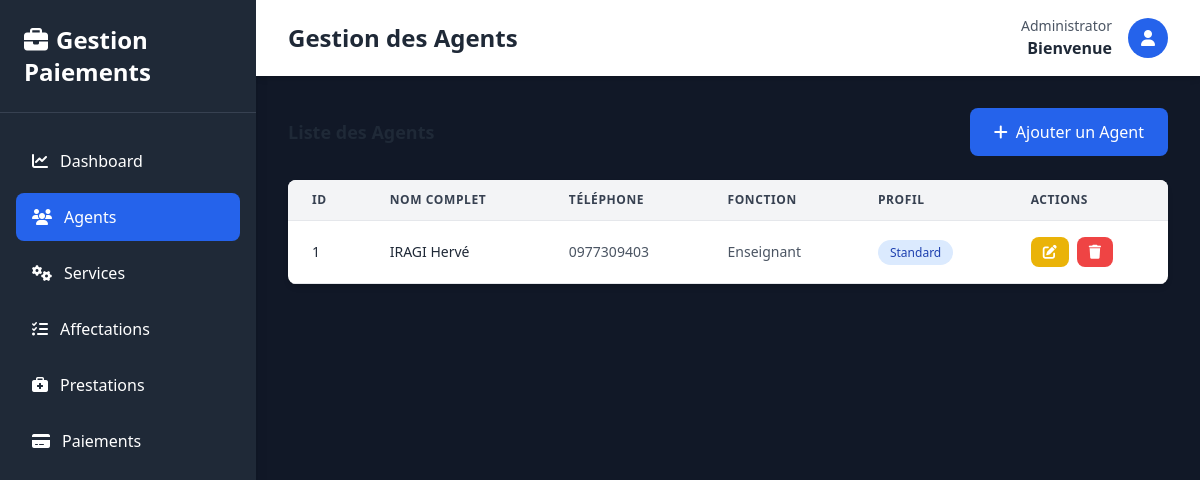
The page /pages/agents/index.php (signed in) on the database its author committed.
### tables this page shows
CREATE TABLE `agent` (
  `id_agent` int(11) NOT NULL,
  `nom_complet` varchar(100) NOT NULL,
  `adresse` varchar(150) DEFAULT NULL,
  `date_naissance` date DEFAULT NULL,
  `telephone` varchar(20) DEFAULT NULL,
  `profil` varchar(50) DEFAULT NULL,
  `lieu_naissance` varchar(100) DEFAULT NULL,
  `fonction` varchar(100) DEFAULT NULL
);

### Classes/Agent.php (called while the page is built, shortened)
<?php
require_once __DIR__ . '/../Config/Database.php';
class Agent {
    private $id_agent;
    private $nom_complet;
    private $telephone;
    private $profil;
    private $fonction;
    public function __construct(
        $nom_complet = null,
        $adresse = null,
        $date_naissance = null,
        $telephone = null,
        $profil = null,
        $lieu_naissance = null,
        $fonction = null,
        $id_agent = null
    ) {
        $this->id_agent = $id_agent;
        $this->nom_complet = $nom_complet;
        $this->telephone = $telephone;
        $this->profil = $profil;
        $this->fonction = $fonction;
    }
    public function getIdAgent() {
        return $this->id_agent;
    }
    public function getNomComplet() {
        return $this->nom_complet;
    }
    public function getTelephone() {
        return $this->telephone;
    }
    public function getProfil() {
        return $this->profil;
    }
    public function getFonction() {
        return $this->fonction;
    }
    public static function getAll() {
        $db = Database::getInstance();
        $sql = "SELECT * FROM Agent";
        $agents = [];
        try {
            $stmt = $db->prepare($sql);
            $stmt->execute();
            while ($row = $stmt->fetch(PDO::FETCH_ASSOC)) {
                $agent = new self(
                    $row['nom_complet'],
                    $row['adresse'],
                    $row['date_naissance'],
                    $row['telephone'],
                    $row['profil'],
                    $row['lieu_naissance'],
                    $row['fonction'],
                    $row['id_agent']
                );
                $agents[] = $agent;
            }
            return $agents;
        } catch (PDOException $e) {
            echo "Erreur lors de la récupération : " . $e->getMessage();
            return [];
        }
    }
}
?>

### Config/Database.php (called while the page is built, shortened)
<?php
class Database {
    private static $host = 'localhost';
    private static $db_name = 'gestion_paiement_agents';
    private static $user = 'root';
    private static $password = '';
    private static $conn;
    public static function connect() {
        self::$conn = null;
        try {
            $dsn = 'mysql:host=' . self::$host . ';dbname=' . self::$db_name . ';charset=utf8';
            self::$conn = new PDO($dsn, self::$user, self::$password);
            self::$conn->setAttribute(PDO::ATTR_ERRMODE, PDO::ERRMODE_EXCEPTION);
        } catch (PDOException $e) {
            die('Erreur de connexion : ' . $e->getMessage());
        }
        return self::$conn;
    }
    public static function getInstance() {
        return self::$conn;
    }
}
?>

### pages/agents/index.php (the view, shortened to what this page needs)
<?php
require_once __DIR__ . '/../../Config/Database.php';
require_once __DIR__ . '/../../Classes/Agent.php';
$agents = Agent::getAll();
?>
<!DOCTYPE html>
<html lang="fr">
<head>
    <script src="https://cdn.tailwindcss.com"></script>
    <link rel="stylesheet" href="https://cdnjs.cloudflare.com/ajax/libs/font-awesome/6.4.0/css/all.min.css">
</head>
<body class="bg-gray-50">
    <div class="flex h-screen bg-gray-900">
        <div class="w-64 bg-gray-800 text-white shadow-lg">
            <div class="p-6 border-b border-gray-700">
                <h1 class="text-2xl font-bold">
                    <i class="fas fa-briefcase mr-2"></i>Gestion Paiements
                </h1>
            </div>
            <nav class="mt-6 px-4">
                <ul class="space-y-2">
                    <li>
                        <a href="../../Dashboard.php" class="flex items-center px-4 py-3 rounded-lg hover:bg-gray-700 transition">
                            <i class="fas fa-chart-line mr-3"></i>Dashboard
                        </a>
                    </li>
                    <li>
                        <a href="index.php" class="flex items-center px-4 py-3 rounded-lg bg-blue-600 hover:bg-blue-700 transition">
                            <i class="fas fa-users mr-3"></i>Agents
                        </a>
                    </li>
                    <li>
                        <a href="../services/index.php" class="flex items-center px-4 py-3 rounded-lg hover:bg-gray-700 transition">
                            <i class="fas fa-cogs mr-3"></i>Services
                        </a>
                    </li>
                    <li>
                        <a href="../affectations/index.php" class="flex items-center px-4 py-3 rounded-lg hover:bg-gray-700 transition">
                            <i class="fas fa-tasks mr-3"></i>Affectations
                        </a>
                    </li>
                    <li>
                        <a href="../prestations/index.php" class="flex items-center px-4 py-3 rounded-lg hover:bg-gray-700 transition">
                            <i class="fas fa-briefcase-medical mr-3"></i>Prestations
                        </a>
                    </li>
                    <li>
                        <a href="../paiements/index.php" class="flex items-center px-4 py-3 rounded-lg hover:bg-gray-700 transition">
                            <i class="fas fa-credit-card mr-3"></i>Paiements
                        </a>
                    </li>
                </ul>
            </nav>
        </div>
        <div class="flex-1 flex flex-col overflow-hidden">
            <div class="bg-white shadow-md">
                <div class="max-w-7xl mx-auto px-4 sm:px-6 lg:px-8 py-4 flex justify-between items-center w-full">
                    <h2 class="text-2xl font-bold text-gray-800">Gestion des Agents</h2>
                    <div class="flex items-center gap-4">
                        <div class="text-right">
                            <p class="text-sm text-gray-600">Administrator</p>
                            <p class="font-semibold text-gray-800">Bienvenue</p>
                        </div>
                        <div class="w-10 h-10 bg-blue-600 rounded-full flex items-center justify-center text-white">
                            <i class="fas fa-user"></i>
                        </div>
                    </div>
                </div>
            </div>
            <div class="flex-1 overflow-auto p-8">
                <div class="flex justify-between items-center mb-6">
                    <h3 class="text-lg font-bold text-gray-800">Liste des Agents</h3>
                    <a href="add.php" class="bg-blue-600 hover:bg-blue-700 text-white px-6 py-3 rounded-lg flex items-center gap-2 transition">
                        <i class="fas fa-plus"></i> Ajouter un Agent
                    </a>
                </div>
                <div class="bg-white rounded-lg shadow-md overflow-hidden">
                    <div class="overflow-x-auto">
                        <table class="w-full">
                            <thead class="bg-gray-100 border-b border-gray-200">
                                <tr>
                                    <th class="px-6 py-3 text-left text-xs font-semibold text-gray-700 uppercase tracking-wider">ID</th>
                                    <th class="px-6 py-3 text-left text-xs font-semibold text-gray-700 uppercase tracking-wider">Nom Complet</th>
                                    <th class="px-6 py-3 text-left text-xs font-semibold text-gray-700 uppercase tracking-wider">Téléphone</th>
                                    <th class="px-6 py-3 text-left text-xs font-semibold text-gray-700 uppercase tracking-wider">Fonction</th>
                                    <th class="px-6 py-3 text-left text-xs font-semibold text-gray-700 uppercase tracking-wider">Profil</th>
                                    <th class="px-6 py-3 text-left text-xs font-semibold text-gray-700 uppercase tracking-wider">Actions</th>
                                </tr>
                            </thead>
                            <tbody>
                                <?php if (empty($agents)): ?>
                                <tr>
                                    <td colspan="6" class="px-6 py-8 text-center text-gray-500">
                                        <i class="fas fa-inbox text-4xl mb-2"></i>
                                        <p class="mt-2">Aucun agent trouvé</p>
                                    </td>
                                </tr>
                                <?php else: ?>
                                    <?php foreach ($agents as $agent): ?>
                                    <tr class="border-b border-gray-200 hover:bg-gray-50 transition">
                                        <td class="px-6 py-4 whitespace-nowrap text-sm font-medium text-gray-800"><?php echo $agent->getIdAgent(); ?></td>
                                        <td class="px-6 py-4 whitespace-nowrap text-sm text-gray-800"><?php echo $agent->getNomComplet(); ?></td>
                                        <td class="px-6 py-4 whitespace-nowrap text-sm text-gray-600"><?php echo $agent->getTelephone(); ?></td>
                                        <td class="px-6 py-4 whitespace-nowrap text-sm text-gray-600"><?php echo $agent->getFonction(); ?></td>
                                        <td class="px-6 py-4 whitespace-nowrap text-sm">
                                            <span class="px-3 py-1 rounded-full text-xs font-medium bg-blue-100 text-blue-800">
                                                <?php echo $agent->getProfil(); ?>
                                            </span>
                                        </td>
                                        <td class="px-6 py-4 whitespace-nowrap text-sm gap-2 flex">
                                            <a href="edit.php?id=<?php echo $agent->getIdAgent(); ?>" class="inline-flex items-center px-3 py-2 bg-yellow-500 hover:bg-yellow-600 text-white rounded-lg transition">
                                                <i class="fas fa-edit"></i>
                                            </a>
                                            <a href="delete.php?id=<?php echo $agent->getIdAgent(); ?>" class="inline-flex items-center px-3 py-2 bg-red-500 hover:bg-red-600 text-white rounded-lg transition" onclick="return confirm('Êtes-vous sûr?')">
                                                <i class="fas fa-trash"></i>
                                            </a>
                                        </td>
                                    </tr>
                                    <?php endforeach; ?>
                                <?php endif; ?>
                            </tbody>
                        </table>
                    </div>
                </div>
            </div>
        </div>
    </div>
</body>
</html>

### rows shown on the page
agent: id_agent "1", nom_complet "IRAGI Hervé", telephone "0977309403", fonction "Enseignant", profil "Standard"
